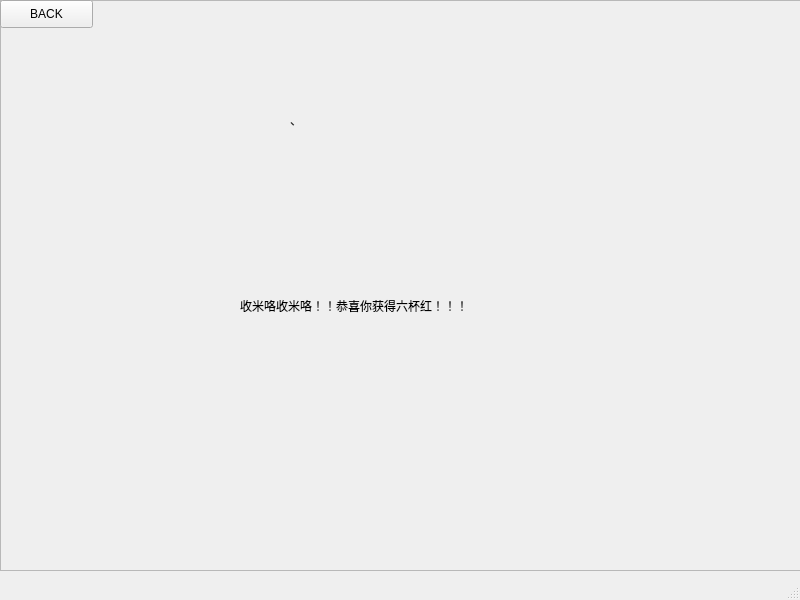
<?xml version="1.0" encoding="UTF-8"?>
<ui version="4.0">
 <class>lbh</class>
 <widget class="QMainWindow" name="lbh">
  <property name="geometry">
   <rect>
    <x>0</x>
    <y>0</y>
    <width>800</width>
    <height>600</height>
   </rect>
  </property>
  <property name="windowTitle">
   <string>MainWindow</string>
  </property>
  <property name="styleSheet">
   <string notr="true"/>
  </property>
  <widget class="QWidget" name="centralwidget">
   <widget class="QFrame" name="frame">
    <property name="geometry">
     <rect>
      <x>0</x>
      <y>0</y>
      <width>801</width>
      <height>571</height>
     </rect>
    </property>
    <property name="styleSheet">
     <string notr="true">#frame{

border-image:url(:/PHOTO/BOWL.png);
}</string>
    </property>
    <property name="frameShape">
     <enum>QFrame::StyledPanel</enum>
    </property>
    <property name="frameShadow">
     <enum>QFrame::Raised</enum>
    </property>
    <widget class="QLabel" name="label">
     <property name="geometry">
      <rect>
       <x>580</x>
       <y>90</y>
       <width>351</width>
       <height>291</height>
      </rect>
     </property>
     <property name="text">
      <string>&lt;html&gt;&lt;head/&gt;&lt;body&gt;&lt;p&gt;&lt;img src=&quot;:/PHOTO/LTE.png&quot;/&gt;&lt;/p&gt;&lt;/body&gt;&lt;/html&gt;</string>
     </property>
    </widget>
    <widget class="QLabel" name="label_2">
     <property name="geometry">
      <rect>
       <x>290</x>
       <y>-10</y>
       <width>251</width>
       <height>261</height>
      </rect>
     </property>
     <property name="text">
      <string>&lt;html&gt;&lt;head/&gt;&lt;body&gt;&lt;p&gt;、&lt;img src=&quot;:/PHOTO/WLJ.png&quot;/&gt;&lt;/p&gt;&lt;/body&gt;&lt;/html&gt;</string>
     </property>
    </widget>
    <widget class="QLabel" name="label_3">
     <property name="geometry">
      <rect>
       <x>-10</x>
       <y>70</y>
       <width>271</width>
       <height>341</height>
      </rect>
     </property>
     <property name="text">
      <string>&lt;html&gt;&lt;head/&gt;&lt;body&gt;&lt;p&gt;&lt;img src=&quot;:/PHOTO/HJY.png&quot;/&gt;&lt;/p&gt;&lt;/body&gt;&lt;/html&gt;</string>
     </property>
    </widget>
    <widget class="QLabel" name="label_4">
     <property name="geometry">
      <rect>
       <x>240</x>
       <y>270</y>
       <width>341</width>
       <height>71</height>
      </rect>
     </property>
     <property name="text">
      <string>收米咯收米咯！！恭喜你获得六杯红！！！</string>
     </property>
    </widget>
    <widget class="QPushButton" name="pushButton">
     <property name="geometry">
      <rect>
       <x>0</x>
       <y>0</y>
       <width>93</width>
       <height>28</height>
      </rect>
     </property>
     <property name="text">
      <string>BACK</string>
     </property>
    </widget>
   </widget>
  </widget>
  <widget class="QMenuBar" name="menubar">
   <property name="geometry">
    <rect>
     <x>0</x>
     <y>0</y>
     <width>800</width>
     <height>26</height>
    </rect>
   </property>
  </widget>
  <widget class="QStatusBar" name="statusbar"/>
 </widget>
 <resources/>
 <connections/>
</ui>
